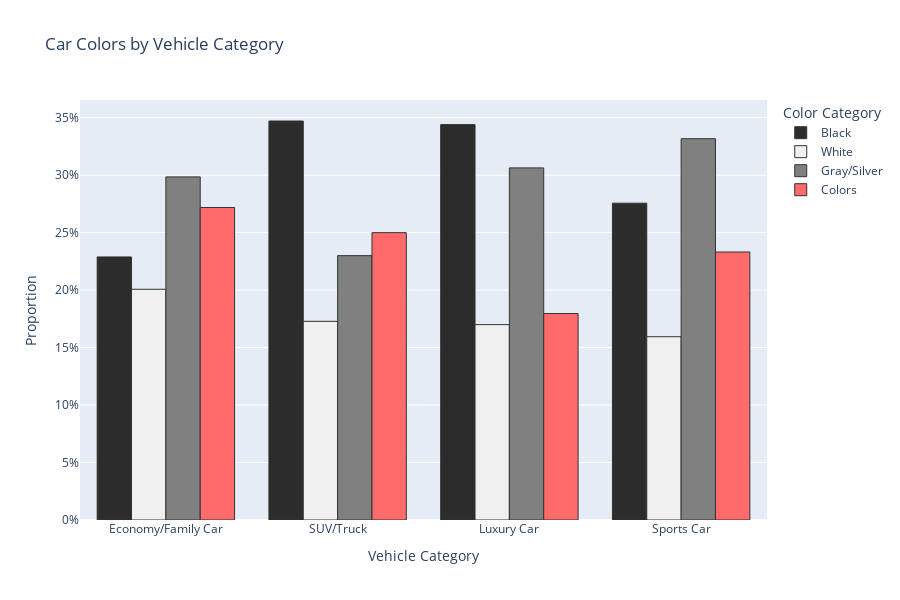

The notebook cell this image was saved under:
### Code cell
fig = px.bar(props_2, x='make_category', y='proportion', color='color_category',
             barmode='group',
             title='Car Colors by Vehicle Category',
             labels={'make_category': 'Vehicle Category', 
                     'color_category': 'Color Category',
                     'proportion': 'Proportion'},
             color_discrete_map={
                 'Black': '#2c2c2c',
                 'White': '#f0f0f0',
                 'Gray/Silver': '#808080',
                 'Colors': '#ff6b6b'
             },
             category_orders={
                 'color_category': ['Black', 'White', 'Gray/Silver', 'Colors'],
                 'make_category': ['Economy/Family Car', 'SUV/Truck', 'Luxury Car', 'Sports Car']
             })

fig.update_traces(marker_line_color='#333', marker_line_width=1)
fig.update_yaxes(tickformat='.0%')
fig.update_layout(height=600)
fig.show()

### Figure 1 — Plotly figure (JSON) as saved in the notebook; plotly's stock layout.template omitted (floating-point values rounded to 4 significant figures)
{"data": [{"alignmentgroup": "True", "hovertemplate": "Color Category=Black<br>Vehicle Category=%{x}<br>Proportion=%{y}<extra></extra>", "legendgroup": "Black", "marker": {"color": "#2c2c2c", "line": {"color": "#333", "width": 1}, "pattern": {"shape": ""}}, "name": "Black", "offsetgroup": "Black", "orientation": "v", "showlegend": true, "textposition": "auto", "type": "bar", "x": ["Economy/Family Car", "Luxury Car", "SUV/Truck", "Sports Car"], "xaxis": "x", "y": [0.2289, 0.344, 0.3471, 0.2756], "yaxis": "y"}, {"alignmentgroup": "True", "hovertemplate": "Color Category=White<br>Vehicle Category=%{x}<br>Proportion=%{y}<extra></extra>", "legendgroup": "White", "marker": {"color": "#f0f0f0", "line": {"color": "#333", "width": 1}, "pattern": {"shape": ""}}, "name": "White", "offsetgroup": "White", "orientation": "v", "showlegend": true, "textposition": "auto", "type": "bar", "x": ["Economy/Family Car", "Luxury Car", "SUV/Truck", "Sports Car"], "xaxis": "x", "y": [0.2007, 0.17, 0.1729, 0.1595], "yaxis": "y"}, {"alignmentgroup": "True", "hovertemplate": "Color Category=Gray/Silver<br>Vehicle Category=%{x}<br>Proportion=%{y}<extra></extra>", "legendgroup": "Gray/Silver", "marker": {"color": "#808080", "line": {"color": "#333", "width": 1}, "pattern": {"shape": ""}}, "name": "Gray/Silver", "offsetgroup": "Gray/Silver", "orientation": "v", "showlegend": true, "textposition": "auto", "type": "bar", "x": ["Economy/Family Car", "Luxury Car", "SUV/Truck", "Sports Car"], "xaxis": "x", "y": [0.2985, 0.3063, 0.23, 0.3317], "yaxis": "y"}, {"alignmentgroup": "True", "hovertemplate": "Color Category=Colors<br>Vehicle Category=%{x}<br>Proportion=%{y}<extra></extra>", "legendgroup": "Colors", "marker": {"color": "#ff6b6b", "line": {"color": "#333", "width": 1}, "pattern": {"shape": ""}}, "name": "Colors", "offsetgroup": "Colors", "orientation": "v", "showlegend": true, "textposition": "auto", "type": "bar", "x": ["Economy/Family Car", "Luxury Car", "SUV/Truck", "Sports Car"], "xaxis": "x", "y": [0.2719, 0.1797, 0.25, 0.2332], "yaxis": "y"}], "layout": {"barmode": "group", "height": 600, "legend": {"title": {"text": "Color Category"}, "tracegroupgap": 0}, "title": {"text": "Car Colors by Vehicle Category"}, "xaxis": {"anchor": "y", "categoryarray": ["Economy/Family Car", "SUV/Truck", "Luxury Car", "Sports Car"], "categoryorder": "array", "domain": [0, 1], "title": {"text": "Vehicle Category"}}, "yaxis": {"anchor": "x", "domain": [0, 1], "tickformat": ".0%", "title": {"text": "Proportion"}}}}
